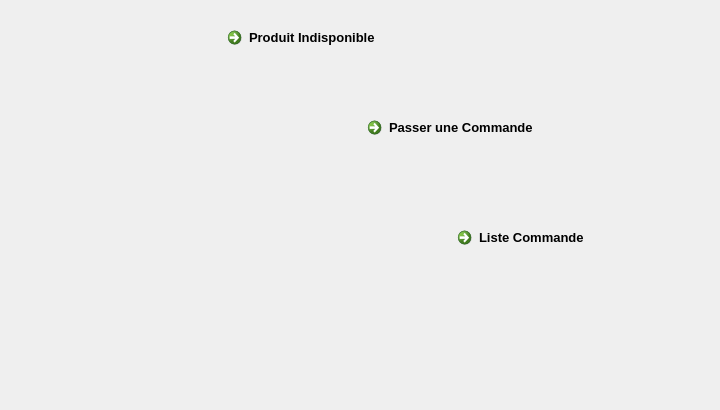
<?xml version="1.0" encoding="UTF-8"?>
<ui version="4.0">
 <class>Entree_Sortie</class>
 <widget class="QDialog" name="Entree_Sortie">
  <property name="geometry">
   <rect>
    <x>0</x>
    <y>0</y>
    <width>720</width>
    <height>410</height>
   </rect>
  </property>
  <property name="windowTitle">
   <string>Commande</string>
  </property>
  <widget class="QCommandLinkButton" name="ProdIndLB">
   <property name="geometry">
    <rect>
     <x>220</x>
     <y>20</y>
     <width>211</width>
     <height>61</height>
    </rect>
   </property>
   <property name="font">
    <font>
     <family>Segoe UI</family>
     <pointsize>10</pointsize>
     <weight>75</weight>
     <bold>true</bold>
    </font>
   </property>
   <property name="cursor">
    <cursorShape>PointingHandCursor</cursorShape>
   </property>
   <property name="text">
    <string>Produit Indisponible</string>
   </property>
   <property name="icon">
    <iconset resource="Images.qrc">
     <normaloff>:/icon/Icon/25.png</normaloff>:/icon/Icon/25.png</iconset>
   </property>
   <property name="iconSize">
    <size>
     <width>50</width>
     <height>50</height>
    </size>
   </property>
  </widget>
  <widget class="QCommandLinkButton" name="PassComLB">
   <property name="geometry">
    <rect>
     <x>360</x>
     <y>110</y>
     <width>241</width>
     <height>71</height>
    </rect>
   </property>
   <property name="font">
    <font>
     <family>Segoe UI</family>
     <pointsize>10</pointsize>
     <weight>75</weight>
     <bold>true</bold>
    </font>
   </property>
   <property name="cursor">
    <cursorShape>PointingHandCursor</cursorShape>
   </property>
   <property name="text">
    <string>Passer une Commande</string>
   </property>
   <property name="icon">
    <iconset resource="Images.qrc">
     <normaloff>:/icon/Icon/76.png</normaloff>:/icon/Icon/76.png</iconset>
   </property>
   <property name="iconSize">
    <size>
     <width>50</width>
     <height>50</height>
    </size>
   </property>
  </widget>
  <widget class="QCommandLinkButton" name="commandLinkButton">
   <property name="geometry">
    <rect>
     <x>450</x>
     <y>220</y>
     <width>221</width>
     <height>61</height>
    </rect>
   </property>
   <property name="font">
    <font>
     <family>Segoe UI</family>
     <pointsize>10</pointsize>
     <weight>75</weight>
     <bold>true</bold>
    </font>
   </property>
   <property name="text">
    <string>Liste Commande</string>
   </property>
   <property name="icon">
    <iconset resource="Images.qrc">
     <normaloff>:/icon/Icon/78.png</normaloff>:/icon/Icon/78.png</iconset>
   </property>
   <property name="iconSize">
    <size>
     <width>50</width>
     <height>50</height>
    </size>
   </property>
  </widget>
  <widget class="QLabel" name="label">
   <property name="geometry">
    <rect>
     <x>0</x>
     <y>-10</y>
     <width>731</width>
     <height>431</height>
    </rect>
   </property>
   <property name="text">
    <string/>
   </property>
   <property name="pixmap">
    <pixmap resource="Images.qrc">:/Arriere/images/arr_com.jpg</pixmap>
   </property>
  </widget>
  <widget class="QPushButton" name="retourPB">
   <property name="geometry">
    <rect>
     <x>10</x>
     <y>330</y>
     <width>51</width>
     <height>41</height>
    </rect>
   </property>
   <property name="text">
    <string/>
   </property>
   <property name="icon">
    <iconset resource="Images.qrc">
     <normaloff>:/icon/Icon/28.png</normaloff>:/icon/Icon/28.png</iconset>
   </property>
   <property name="iconSize">
    <size>
     <width>48</width>
     <height>48</height>
    </size>
   </property>
   <property name="flat">
    <bool>true</bool>
   </property>
  </widget>
  <zorder>label</zorder>
  <zorder>ProdIndLB</zorder>
  <zorder>PassComLB</zorder>
  <zorder>commandLinkButton</zorder>
  <zorder>retourPB</zorder>
 </widget>
 <resources>
  <include location="Images.qrc"/>
 </resources>
 <connections/>
</ui>
